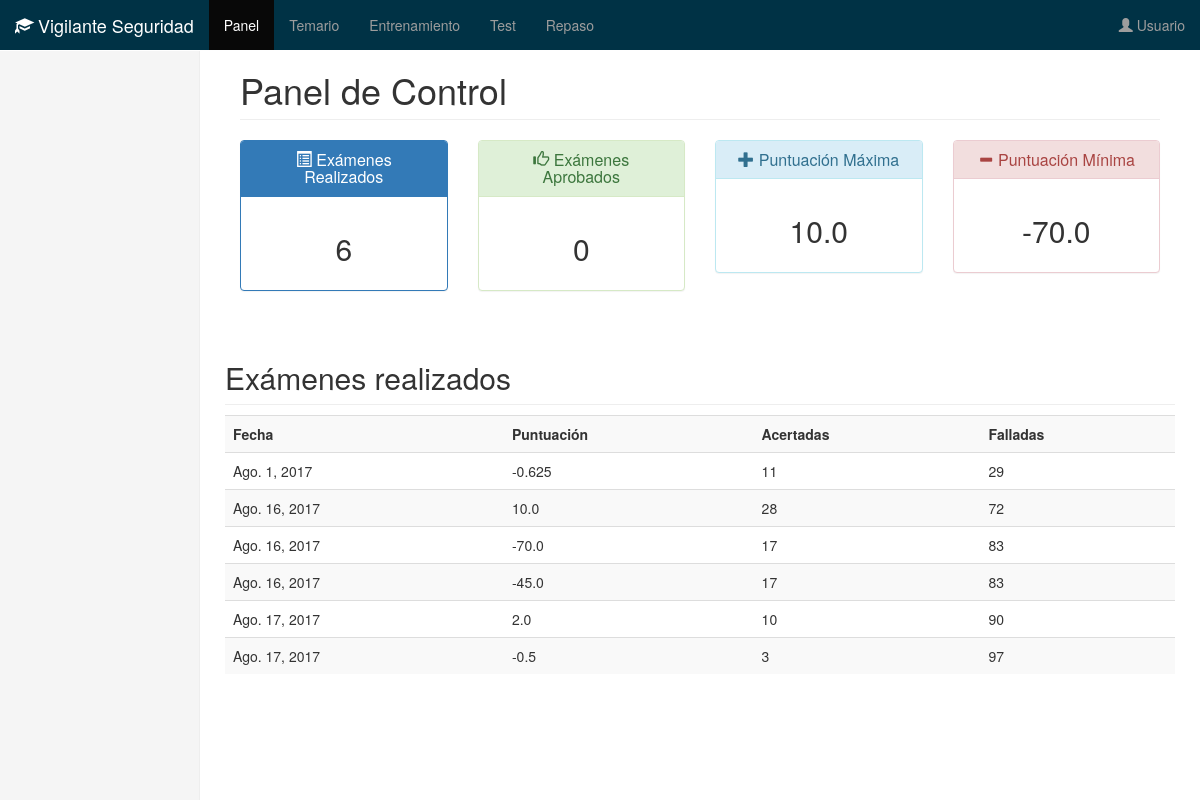
/panel/, run on the app's committed database.
### examen/models.py (models this page shows, shortened)
class Examen(models.Model):
	fecha = models.DateField(auto_now=True)
	acertadas = models.IntegerField()
	erroneas = models.IntegerField()
	nota = models.FloatField()
	class Meta:
		verbose_name_plural = "Examenes"

### examen/views.py (the view)
# urls.py: url(r'^panel/$', PanelView.as_view(), name='panel'),
class PanelView(ListView):
	template_name = 'panel.html'
	model = Examen
	def get_context_data(self, **kwargs):
		context = super(PanelView, self).get_context_data(**kwargs)
		context['aprobados'] = Examen.objects.filter(nota__gte=50).count()
		context['realizados'] = Examen.objects.all().count()
		context['maxima'] = Examen.objects.all().aggregate(Max('nota'))
		context['minima'] = Examen.objects.all().aggregate(Min('nota'))
		return context

### examen/context_processors.py (called while the page is built)
def menu(request):
	menu = {'menu': [{'nombre': 'Panel', 'url': reverse('panel')}, {'nombre': 'Temario', 'url': reverse('temario')}, {'nombre': 'Entrenamiento', 'url': reverse('entrenamiento')}, {'nombre': 'Test', 'url': reverse('test')}, {'nombre': 'Repaso', 'url': reverse('repaso')}, ]}
	for item in menu['menu']:
		if request.path == item['url']:
			item['active'] = True
	return menu

### templates/panel.html (shortened to what this page needs)
{% extends "base.html" %}
{% block titulopagina %}
  Panel de Control
{% endblock titulopagina %}
{% block seccion %}
	<div class="row placeholders">
        <div class="col-xs-6 col-sm-3">
          <div class="panel panel-primary">
            <div class="panel-heading">
              <h3 class="panel-title"><span class="glyphicon glyphicon-list-alt" aria-hidden="true"></span>  Exámenes Realizados</h3>
            </div>
            <div class="panel-body">
              <h2> {{ realizados }} </h2>
            </div>
          </div>
        </div>
        <div class="col-xs-6 col-sm-3">
          <div class="panel panel-success">
            <div class="panel-heading">
              <h3 class="panel-title"><span class="glyphicon glyphicon-thumbs-up" aria-hidden="true"></span>  Exámenes Aprobados</h3>
            </div>
            <div class="panel-body">
              <h2> {{ aprobados }} </h2>
            </div>
          </div>
        </div>
        <div class="col-xs-6 col-sm-3">
          <div class="panel panel-info">
            <div class="panel-heading">
              <h3 class="panel-title"><span class="glyphicon glyphicon-plus" aria-hidden="true"></span> Puntuación Máxima</h3>
            </div>
            <div class="panel-body">
              <h2>{{ maxima.nota__max }}</h2>
            </div>
          </div>
        </div>
       <div class="col-xs-6 col-sm-3">
          <div class="panel panel-danger">
            <div class="panel-heading">
              <h3 class="panel-title"><span class="glyphicon glyphicon-minus" aria-hidden="true"></span> Puntuación Mínima</h3>
            </div>
            <div class="panel-body">
              <h2>{{ minima.nota__min }}</h2>
            </div>
          </div>
        </div>
      </div>
  <div class="row">
    <h2 class="sub-header">Exámenes realizados</h2>
    <table class="table table-striped">
      <tr>
        <th>Fecha</th>
        <th>Puntuación</th>
        <th>Acertadas</th>
        <th>Falladas</th>
      </tr>
      {% for examen in  object_list %}
        <tr>
          <td>{{ examen.fecha }}</td>
          <td>{{ examen.nota }}</td>
          <td>{{ examen.acertadas }}</td>
          <td>{{ examen.erroneas }}</td>
        </tr>
      {% endfor %}
    </table>
  </div>
{% endblock seccion %}

### static/css/dashboard.css (style rules this page uses)
body { padding-top: 50px; }
.sub-header { padding-bottom: 10px; border-bottom: 1px solid #eee; }
.placeholders { margin-bottom: 30px; text-align: center; }

### data on the page
Examen: fecha "Ago. 1, 2017", nota "-0.625", acertadas "11", erroneas "29"
Examen: fecha "Ago. 16, 2017", nota "10.0", acertadas "28", erroneas "72"
Examen: fecha "Ago. 16, 2017", nota "-70.0", acertadas "17", erroneas "83"
Examen: fecha "Ago. 16, 2017", nota "-45.0", acertadas "17", erroneas "83"
Examen: fecha "Ago. 17, 2017", nota "2.0", acertadas "10", erroneas "90"
Examen: fecha "Ago. 17, 2017", nota "-0.5", acertadas "3", erroneas "97"

### other printed values
{{ enlace.nombre }} "Panel" "Temario" "Entrenamiento" "Test" "Repaso"
{{ realizados }} "6"
{{ aprobados }} "0"
{{ maxima.nota__max }} "10.0"
{{ minima.nota__min }} "-70.0"
